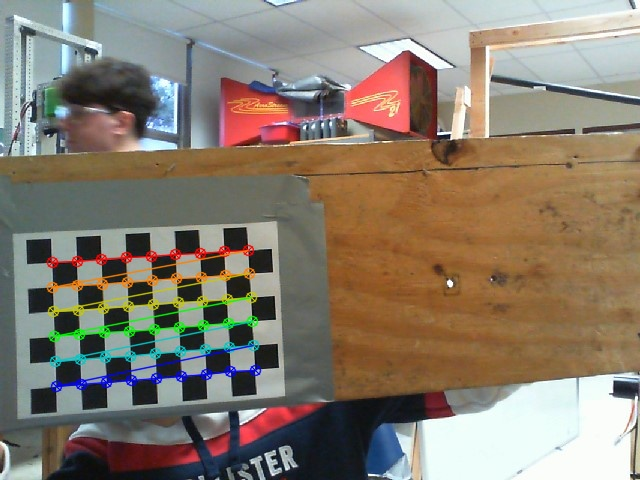
#> input picture PythonCameraCode/img60.jpg, 640 x 480 px, given in place of the camera
$ python focalLength.py
#> lines starting #> are read from the running program, lines starting #| are printed output that depends on the picture; after the words box and inside, x2 and y2 are one past the last pixel; in counts of white or black regions, pixels touching at a corner belong together
import cv2
import numpy
import math
import colorsys
import time
from enum import Enum

class GripPipeline:
    """
    An OpenCV pipeline generated by GRIP.
    """

    def __init__(self):
        """initializes all values to presets or None if need to be set
        """

        self.__hsv_threshold_hue = [32.0, 85.0]
        self.__hsv_threshold_saturation = [98.0, 255.0]
        self.__hsv_threshold_value = [80.0, 255.0]

        self.hsv_threshold_output = None

        self.__blur_input = self.hsv_threshold_output
        self.__blur_type = BlurType.Median_Filter
        self.__blur_radius = 6.9

        self.blur_output = None

        self.__find_contours_input = self.blur_output
        self.__find_contours_external_only = False

        self.find_contours_output = None


    def process(self, source0):
        """
        Runs the pipeline and sets all outputs to new values.
        """
        # Step HSV_Threshold0:
        self.__hsv_threshold_input = source0
        (self.hsv_threshold_output) = self.__hsv_threshold(self.__hsv_threshold_input, self.__hsv_threshold_hue, self.__hsv_threshold_saturation, self.__hsv_threshold_value)

        # Step Blur0:
        self.__blur_input = self.hsv_threshold_output
        (self.blur_output) = self.__blur(self.__blur_input, self.__blur_type, self.__blur_radius)

        # Step Find_Contours0:
        self.__find_contours_input = self.blur_output
        (self.find_contours_output) = self.__find_contours(self.__find_contours_input, self.__find_contours_external_only)


    @staticmethod
    def __hsv_threshold(input, hue, sat, val):
        """Segment an image based on hue, saturation, and value ranges.
        Args:
            input: A BGR numpy.ndarray.
            hue: A list of two numbers the are the min and max hue.
            sat: A list of two numbers the are the min and max saturation.
            lum: A list of two numbers the are the min and max value.
        Returns:
            A black and white numpy.ndarray.
        """
        out = cv2.cvtColor(input, cv2.COLOR_BGR2HSV)
        return cv2.inRange(out, (hue[0], sat[0], val[0]),  (hue[1], sat[1], val[1]))

    @staticmethod
    def __blur(src, type, radius):
        """Softens an image using one of several filters.
        Args:
            src: The source mat (numpy.ndarray).
            type: The blurType to perform represented as an int.
            radius: The radius for the blur as a float.
        Returns:
            A numpy.ndarray that has been blurred.
        """
        if(type is BlurType.Box_Blur):
            ksize = int(2 * round(radius) + 1)
            return cv2.blur(src, (ksize, ksize))
        elif(type is BlurType.Gaussian_Blur):
            ksize = int(6 * round(radius) + 1)
            return cv2.GaussianBlur(src, (ksize, ksize), round(radius))
        elif(type is BlurType.Median_Filter):
            ksize = int(2 * round(radius) + 1)
            return cv2.medianBlur(src, ksize)
        else:
            return cv2.bilateralFilter(src, -1, round(radius), round(radius))

    @staticmethod
    def __find_contours(input, external_only):
        """Sets the values of pixels in a binary image to their distance to the nearest black pixel.
        Args:
            input: A numpy.ndarray.
            external_only: A boolean. If true only external contours are found.
        Return:
            A list of numpy.ndarray where each one represents a contour.
        """
        if(external_only):
            mode = cv2.RETR_EXTERNAL
        else:
            mode = cv2.RETR_LIST
        method = cv2.CHAIN_APPROX_SIMPLE
        contours, hierarchy =cv2.findContours(input, mode=mode, method=method)
        return contours


BlurType = Enum('BlurType', 'Box_Blur Gaussian_Blur Median_Filter Bilateral_Filter')

gLine  = GripPipeline()

cap = cv2.VideoCapture(0)
kernel = cv2.getStructuringElement(cv2.MORPH_RECT,(4,4))

xVals = [10000, -10000]
yVals = [10000, -10000]

corner1 = [xVals[0], yVals[0]]
corner2 = [xVals[1], yVals[1]]

knownDist = 24.0
knownWid = 14.625
focalLength = 660.0

runs = 0
sum = 0

def minMax(bRect):
    if(bRect[0] < xVals[0]) :
        xVals[0] = bRect[0]
    if(bRect[1] < yVals[0]) :
        yVals[0] = bRect[1]
    if(bRect[2] > xVals[1]) :
        xVals[1] = bRect[2]
    if(bRect[3] > yVals[1]) :
        yVals[1] = bRect[3]

    corner1 = [xVals[0], yVals[0]]
    corner2 = [xVals[1], yVals[1]]

while(True):
    # Capture frame-by-frame
    ret, src = cap.read()
#> src is the input picture: shape (480, 640, 3); mean B, G, R 110.4, 124.7, 135.8
    startTime = time.time()
    image = src

    xVals = [10000, -10000]
    yVals = [10000, -10000]

    gLine.process(image)
#> in __hsv_threshold, `out = cv2.cvtColor(input, cv2.COLOR_BGR2HSV)`: out: shape (480, 640, 3); mean H, S, V 57.3, 79.5, 145.4
#> in __hsv_threshold, `return cv2.inRange(out, (hue[0], sat[0], val[0]),  (hue[1], sat[1], va..`:
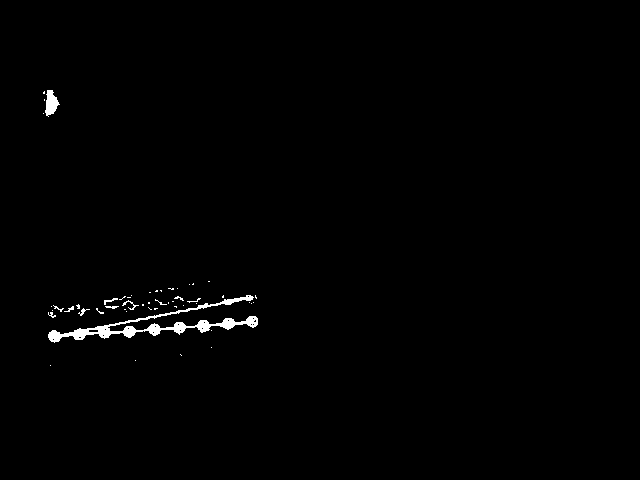
#> returned value: shape (480, 640); 0.8% white; 51 white regions (41 under 20 px), largest, box (x1, y1, x2, y2) and area: (48, 295, 258, 343) 1815, (45, 90, 60, 117) 242, (122, 300, 139, 310) 42

    contours = gLine.find_contours_output

    contours_poly = [None]*len(contours)
    boundRect = [None]*len(contours)

    for i, c in enumerate(contours):
        contours_poly[i] = cv2.approxPolyDP(c, 3, True)
        boundRect[i] = cv2.boundingRect(contours_poly[i])

    i = 0
    for contour in contours:
        r, g, b = colorsys.hsv_to_rgb(i,1,1)
        cv2.drawContours(image, [contour], 0, (b * 255, g * 255, r * 255), 2)
        i = i + 0.1
        if i > 1 :
            i = i - 1
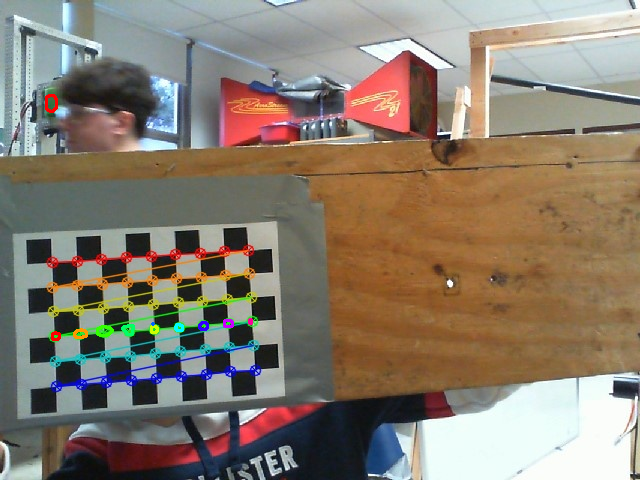
#> image: shape (480, 640, 3); 0.29% of pixels changed, all inside (x1, y1, x2, y2) = (45, 94, 253, 341)
#> after the loop, i = 0.1
    #postDilate = cv2.dilate(postErode, kernel, iterations=1)

    c = 0
    for i in range(len(contours)):
        r, g, b = colorsys.hsv_to_rgb(c,1,1)
        color = (255 * b, 255 * g, 255 * r)
        c = c + 0.1
        if c > 1:
            c = 0
        cv2.rectangle(image, (int(boundRect[i][0]), int(boundRect[i][1])), \
          (int(boundRect[i][0]+boundRect[i][2]), int(boundRect[i][1]+boundRect[i][3])), color, 2)

        minMax([int(boundRect[i][0]), int(boundRect[i][1]), int(boundRect[i][0]+boundRect[i][2]), int(boundRect[i][1]+boundRect[i][3])])
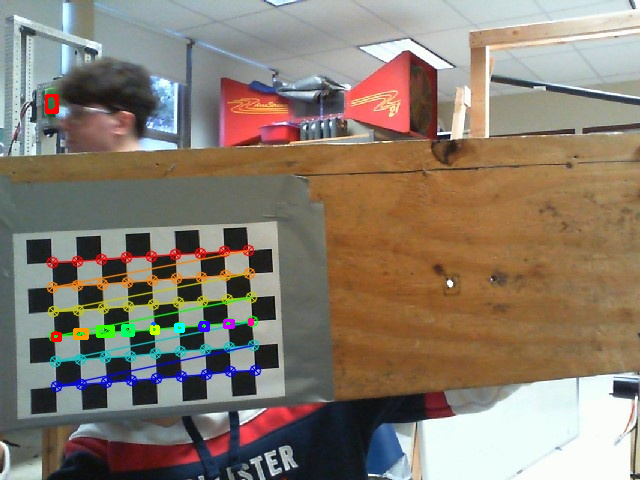
#> image: shape (480, 640, 3); 0.12% of pixels changed, all inside (x1, y1, x2, y2) = (45, 94, 254, 342)
#> after the loop, c = 0


    if(len(contours) > 0):
        cv2.rectangle(image, (xVals[0], yVals[0]), (xVals[1], yVals[1]), (0, 255, 0), thickness=3)
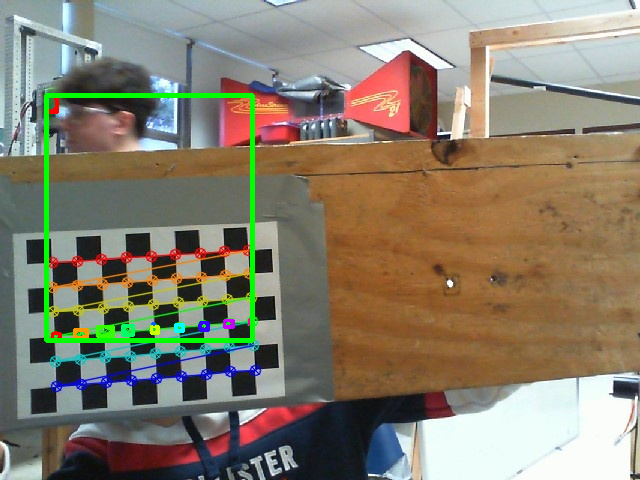
#> image: shape (480, 640, 3); 1.46% of pixels changed, all inside (x1, y1, x2, y2) = (44, 93, 255, 343)
        dist = (knownWid * focalLength) / (xVals[1] - xVals[0])
        sum = sum + dist
        runs = runs + 1
        if(runs % 6 == 5):
            print(sum/runs)
            sum = 0
            runs = 0

    # Display the resulting frame
    cv2.imshow('frame',image)
    #print(time.time() - startTime)

    if cv2.waitKey(1) & 0xFF == ord('q'):
#> (key q is pressed here)
        break
# When everything done, release the capture
cap.release()
cv2.destroyAllWindows()

$ run again, on PythonCameraCode/img61.jpg
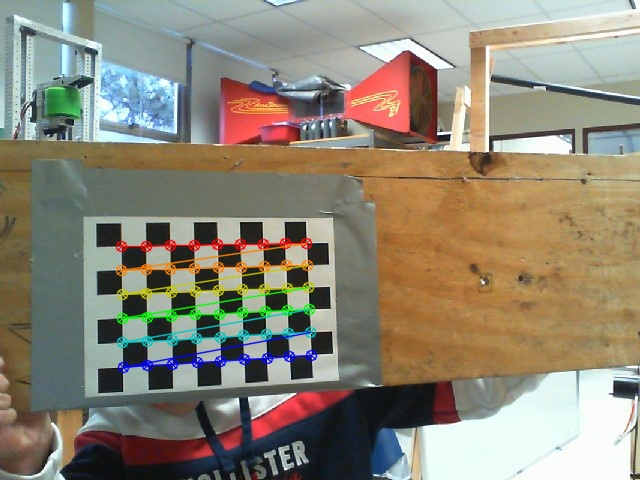
#> input picture PythonCameraCode/img61.jpg, 640 x 480 px, given in place of the camera
#> src is the input picture: shape (480, 640, 3); mean B, G, R 117.8, 134.4, 141.3
#> out: shape (480, 640, 3); mean H, S, V 55.8, 75, 152.4
#> in __hsv_threshold, `return cv2.inRange(out, (hue[0], sat[0], val[0]),  (hue[1], sat[1], va..`:
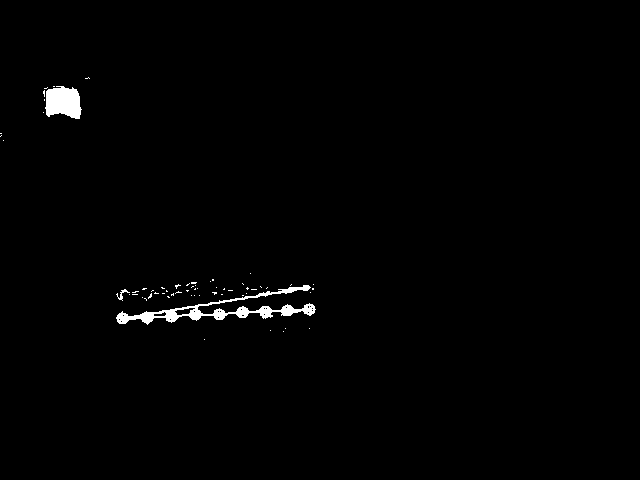
#> returned value: shape (480, 640); 0.95% white; 62 white regions (59 under 20 px), largest, box (x1, y1, x2, y2) and area: (116, 285, 316, 325) 1732, (45, 86, 82, 119) 939, (116, 289, 130, 301) 47
#> after the loop `for contour in contours:`: i = 0.1
#> after the loop `for i in range(len(contours)):`: c = 0
#> `cv2.rectangle(image, (xVals[0], yVals[0]), (xVals[1], yVals[1]), (0, 2..`:
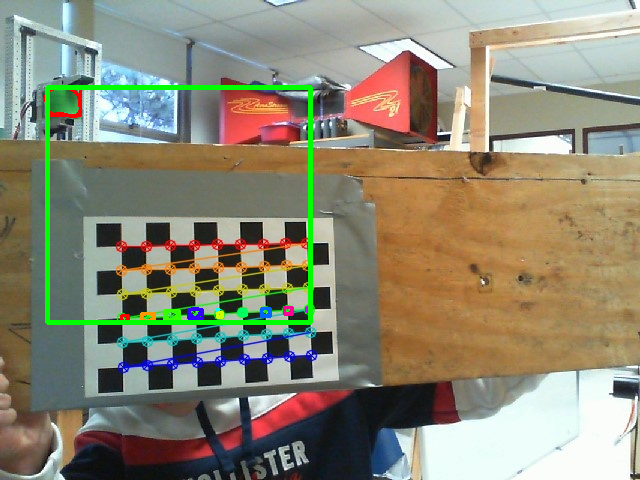
#> image: shape (480, 640, 3); mean B, G, R 116, 136.2, 139.8

$ run again, on PythonCameraCode/img62.jpg
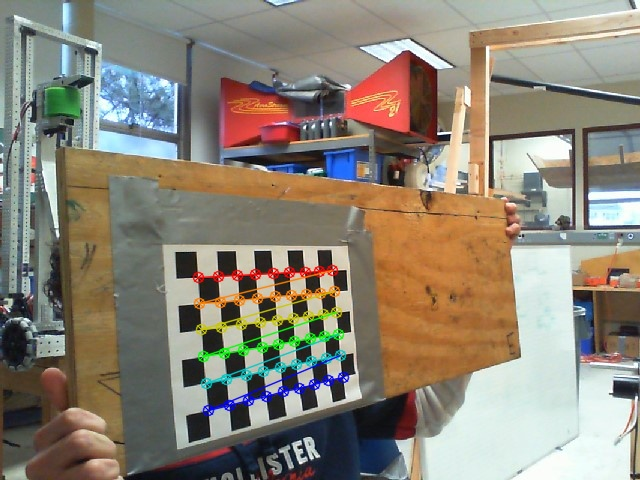
#> input picture PythonCameraCode/img62.jpg, 640 x 480 px, given in place of the camera
#> src is the input picture: shape (480, 640, 3); mean B, G, R 118.4, 132.1, 140.1
#> out: shape (480, 640, 3); mean H, S, V 51.9, 69.4, 150.3
#> in __hsv_threshold, `return cv2.inRange(out, (hue[0], sat[0], val[0]),  (hue[1], sat[1], va..`:
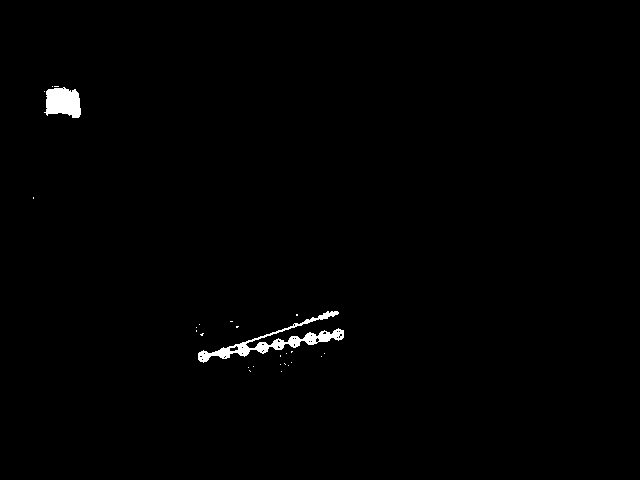
#> returned value: shape (480, 640); 0.78% white; 26 white regions (24 under 20 px), largest, box (x1, y1, x2, y2) and area: (198, 311, 344, 363) 1470, (44, 87, 81, 118) 874
#> after the loop `for contour in contours:`: i = 0.7
#> `cv2.rectangle(image, (xVals[0], yVals[0]), (xVals[1], yVals[1]), (0, 2..`:
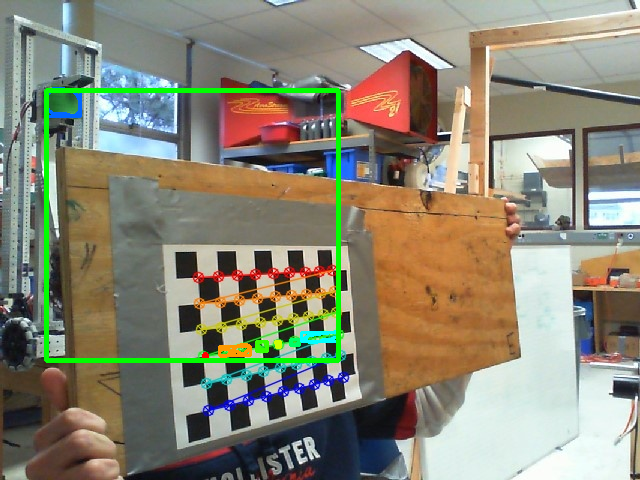
#> image: shape (480, 640, 3); mean B, G, R 116.6, 134.7, 138.2

$ run again, on PythonCameraCode/img63.jpg
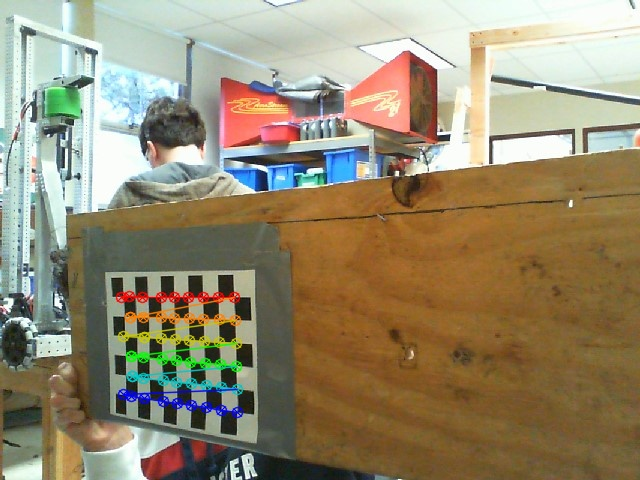
#> input picture PythonCameraCode/img63.jpg, 640 x 480 px, given in place of the camera
#> src is the input picture: shape (480, 640, 3); mean B, G, R 111.5, 138.2, 149.3
#> out: shape (480, 640, 3); mean H, S, V 41.7, 96.5, 159
#> in __hsv_threshold, `return cv2.inRange(out, (hue[0], sat[0], val[0]),  (hue[1], sat[1], va..`:
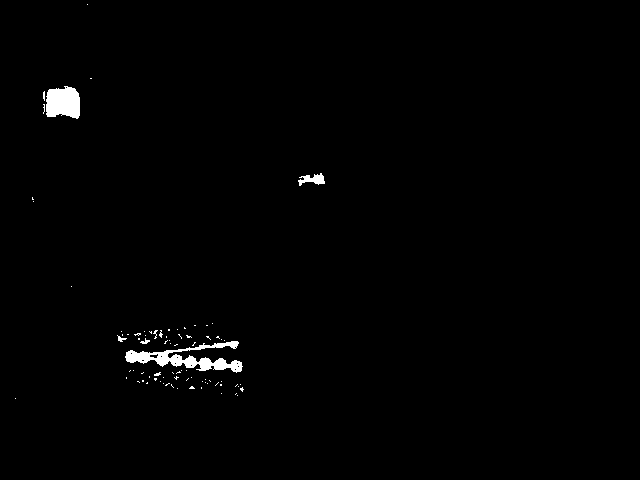
#> returned value: shape (480, 640); 0.92% white; 81 white regions (76 under 20 px), largest, box (x1, y1, x2, y2) and area: (125, 341, 243, 373) 1371, (46, 86, 80, 119) 921, (298, 173, 325, 186) 189, (117, 335, 127, 342) 30, (140, 338, 150, 344) 28
#> after the loop `for contour in contours:`: i = 0.3
#> `cv2.rectangle(image, (xVals[0], yVals[0]), (xVals[1], yVals[1]), (0, 2..`:
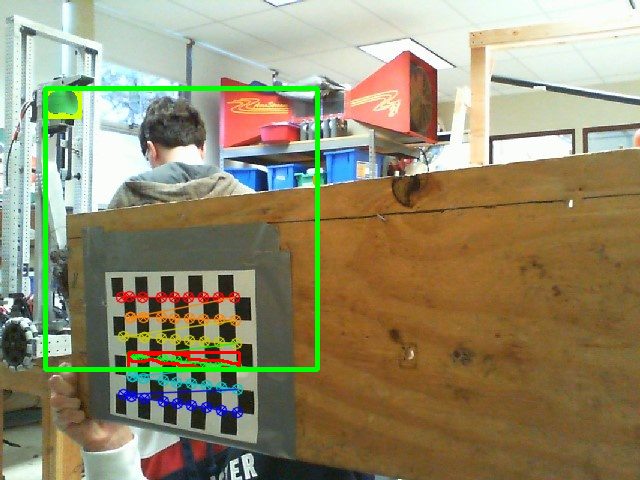
#> image: shape (480, 640, 3); mean B, G, R 109.1, 139.9, 147.6
